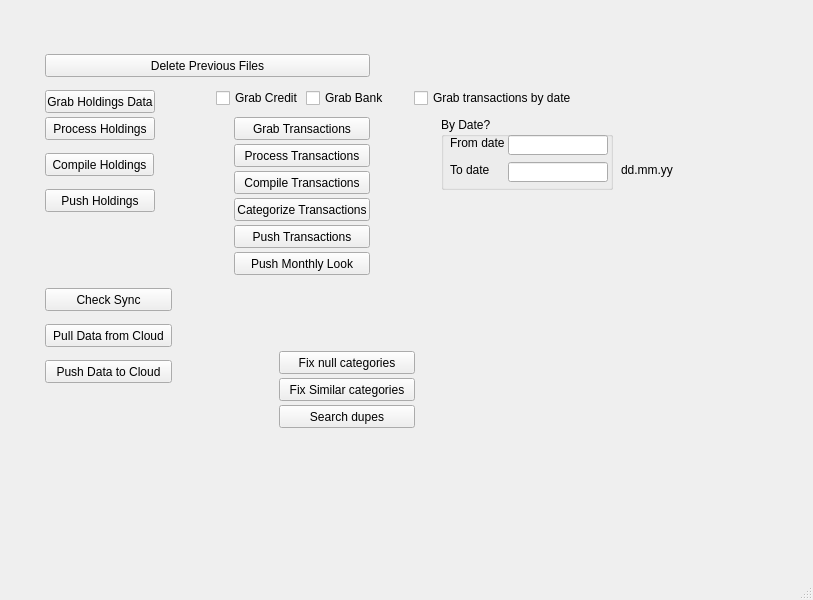
<?xml version="1.0" encoding="UTF-8"?>
<ui version="4.0">
 <class>MainWindow</class>
 <widget class="QMainWindow" name="MainWindow">
  <property name="geometry">
   <rect>
    <x>0</x>
    <y>0</y>
    <width>813</width>
    <height>600</height>
   </rect>
  </property>
  <property name="windowTitle">
   <string>MainWindow</string>
  </property>
  <widget class="QWidget" name="centralwidget">
   <widget class="QPushButton" name="HoldingsGrab">
    <property name="geometry">
     <rect>
      <x>45</x>
      <y>90</y>
      <width>110</width>
      <height>23</height>
     </rect>
    </property>
    <property name="text">
     <string>Grab Holdings Data</string>
    </property>
   </widget>
   <widget class="QPushButton" name="TransactionsGrab">
    <property name="geometry">
     <rect>
      <x>234</x>
      <y>117</y>
      <width>136</width>
      <height>23</height>
     </rect>
    </property>
    <property name="text">
     <string>Grab Transactions</string>
    </property>
   </widget>
   <widget class="QCheckBox" name="CreditGrab">
    <property name="geometry">
     <rect>
      <x>216</x>
      <y>90</y>
      <width>82</width>
      <height>16</height>
     </rect>
    </property>
    <property name="text">
     <string>Grab Credit</string>
    </property>
   </widget>
   <widget class="QCheckBox" name="BankGrab">
    <property name="geometry">
     <rect>
      <x>306</x>
      <y>90</y>
      <width>82</width>
      <height>16</height>
     </rect>
    </property>
    <property name="text">
     <string>Grab Bank</string>
    </property>
   </widget>
   <widget class="QPushButton" name="HoldingsProcess">
    <property name="geometry">
     <rect>
      <x>45</x>
      <y>117</y>
      <width>110</width>
      <height>23</height>
     </rect>
    </property>
    <property name="text">
     <string>Process Holdings</string>
    </property>
   </widget>
   <widget class="QPushButton" name="HoldingsPush">
    <property name="geometry">
     <rect>
      <x>45</x>
      <y>189</y>
      <width>110</width>
      <height>23</height>
     </rect>
    </property>
    <property name="text">
     <string>Push Holdings</string>
    </property>
   </widget>
   <widget class="QPushButton" name="TransactionsProcess">
    <property name="geometry">
     <rect>
      <x>234</x>
      <y>144</y>
      <width>136</width>
      <height>23</height>
     </rect>
    </property>
    <property name="text">
     <string>Process Transactions</string>
    </property>
   </widget>
   <widget class="QPushButton" name="TransactionsPush">
    <property name="geometry">
     <rect>
      <x>234</x>
      <y>225</y>
      <width>136</width>
      <height>23</height>
     </rect>
    </property>
    <property name="text">
     <string>Push Transactions</string>
    </property>
   </widget>
   <widget class="QPushButton" name="HoldingsCompile">
    <property name="geometry">
     <rect>
      <x>45</x>
      <y>153</y>
      <width>109</width>
      <height>23</height>
     </rect>
    </property>
    <property name="text">
     <string>Compile Holdings</string>
    </property>
   </widget>
   <widget class="QPushButton" name="TransactionsCompile">
    <property name="geometry">
     <rect>
      <x>234</x>
      <y>171</y>
      <width>136</width>
      <height>23</height>
     </rect>
    </property>
    <property name="text">
     <string>Compile Transactions</string>
    </property>
   </widget>
   <widget class="QPushButton" name="syncCheck">
    <property name="geometry">
     <rect>
      <x>45</x>
      <y>288</y>
      <width>127</width>
      <height>23</height>
     </rect>
    </property>
    <property name="text">
     <string>Check Sync</string>
    </property>
   </widget>
   <widget class="QPushButton" name="pullData">
    <property name="geometry">
     <rect>
      <x>45</x>
      <y>324</y>
      <width>127</width>
      <height>23</height>
     </rect>
    </property>
    <property name="text">
     <string>Pull Data from Cloud</string>
    </property>
   </widget>
   <widget class="QPushButton" name="pushData">
    <property name="geometry">
     <rect>
      <x>45</x>
      <y>360</y>
      <width>127</width>
      <height>23</height>
     </rect>
    </property>
    <property name="text">
     <string>Push Data to Cloud</string>
    </property>
   </widget>
   <widget class="QPushButton" name="categorizeTransactions">
    <property name="geometry">
     <rect>
      <x>234</x>
      <y>198</y>
      <width>136</width>
      <height>23</height>
     </rect>
    </property>
    <property name="text">
     <string>Categorize Transactions</string>
    </property>
   </widget>
   <widget class="QPushButton" name="fix_similar_categories">
    <property name="geometry">
     <rect>
      <x>279</x>
      <y>378</y>
      <width>136</width>
      <height>23</height>
     </rect>
    </property>
    <property name="text">
     <string>Fix Similar categories</string>
    </property>
   </widget>
   <widget class="QPushButton" name="fixNullCategory">
    <property name="geometry">
     <rect>
      <x>279</x>
      <y>351</y>
      <width>136</width>
      <height>23</height>
     </rect>
    </property>
    <property name="text">
     <string>Fix null categories</string>
    </property>
   </widget>
   <widget class="QPushButton" name="MonthlyLookPush">
    <property name="geometry">
     <rect>
      <x>234</x>
      <y>252</y>
      <width>136</width>
      <height>23</height>
     </rect>
    </property>
    <property name="text">
     <string>Push Monthly Look</string>
    </property>
   </widget>
   <widget class="QPushButton" name="deleteOldFiles">
    <property name="geometry">
     <rect>
      <x>45</x>
      <y>54</y>
      <width>325</width>
      <height>23</height>
     </rect>
    </property>
    <property name="text">
     <string>Delete Previous Files</string>
    </property>
   </widget>
   <widget class="QPushButton" name="dupe_seeker">
    <property name="geometry">
     <rect>
      <x>279</x>
      <y>405</y>
      <width>136</width>
      <height>23</height>
     </rect>
    </property>
    <property name="text">
     <string>Search dupes</string>
    </property>
   </widget>
   <widget class="QGroupBox" name="groupBox">
    <property name="geometry">
     <rect>
      <x>441</x>
      <y>117</y>
      <width>172</width>
      <height>73</height>
     </rect>
    </property>
    <property name="title">
     <string>By Date?</string>
    </property>
    <widget class="QLineEdit" name="endDate">
     <property name="geometry">
      <rect>
       <x>67</x>
       <y>45</y>
       <width>100</width>
       <height>20</height>
      </rect>
     </property>
    </widget>
    <widget class="QLineEdit" name="startDate">
     <property name="geometry">
      <rect>
       <x>67</x>
       <y>18</y>
       <width>100</width>
       <height>20</height>
      </rect>
     </property>
    </widget>
    <widget class="QLabel" name="label">
     <property name="geometry">
      <rect>
       <x>9</x>
       <y>18</y>
       <width>55</width>
       <height>16</height>
      </rect>
     </property>
     <property name="text">
      <string>From date</string>
     </property>
    </widget>
    <widget class="QLabel" name="label_2">
     <property name="geometry">
      <rect>
       <x>9</x>
       <y>45</y>
       <width>55</width>
       <height>16</height>
      </rect>
     </property>
     <property name="text">
      <string>To date</string>
     </property>
    </widget>
   </widget>
   <widget class="QCheckBox" name="grabByDate">
    <property name="geometry">
     <rect>
      <x>414</x>
      <y>90</y>
      <width>190</width>
      <height>16</height>
     </rect>
    </property>
    <property name="text">
     <string>Grab transactions by date</string>
    </property>
   </widget>
   <widget class="QLabel" name="label_3">
    <property name="geometry">
     <rect>
      <x>621</x>
      <y>162</y>
      <width>64</width>
      <height>16</height>
     </rect>
    </property>
    <property name="text">
     <string>dd.mm.yy</string>
    </property>
   </widget>
  </widget>
  <widget class="QMenuBar" name="menubar">
   <property name="geometry">
    <rect>
     <x>0</x>
     <y>0</y>
     <width>813</width>
     <height>21</height>
    </rect>
   </property>
  </widget>
  <widget class="QStatusBar" name="statusbar"/>
 </widget>
 <resources/>
 <connections/>
</ui>
